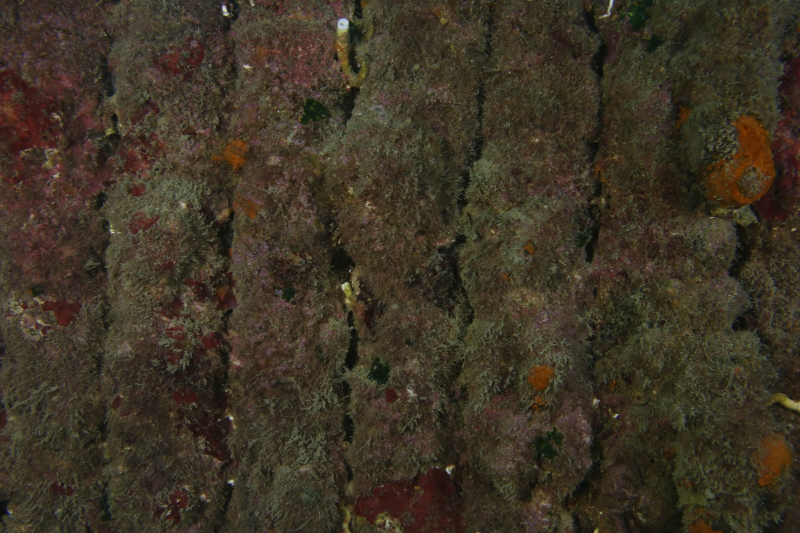
#> input picture SLAM/image1.jpeg, 1600 x 1066 px, given in place of the camera (shown at 1/2 size)
$ python main.py
#> lines starting #> are read from the running program, lines starting #| are printed output that depends on the picture; after the words box and inside, x2 and y2 are one past the last pixel; in counts of white or black regions, pixels touching at a corner belong together
#!/opt/homebrew/bin/python3.14

from __future__ import annotations

import argparse
from pathlib import Path

import cv2


def build_parser() -> argparse.ArgumentParser:
    parser = argparse.ArgumentParser(
        description="Lecture camera/video avec ORB temps reel."
    )
    parser.add_argument(
        "source",
        nargs="?",
        default="0",
        help="Index de camera (ex: 0) ou chemin vers une video.",
    )
    parser.add_argument(
        "--no-display",
        action="store_true",
        help="Traite les frames sans ouvrir de fenetre.",
    )
    parser.add_argument(
        "--max-frames",
        type=int,
        default=0,
        help="Nombre maximal de frames a traiter (0 = illimite).",
    )
    parser.add_argument("--clip-limit", type=float, default=3.5)
    parser.add_argument("--tile-size", type=int, default=6)
    parser.add_argument("--min-response-ratio", type=float, default=0.0)
    parser.add_argument("--nfeatures", type=int, default=1500)
    parser.add_argument("--scale-factor", type=float, default=1.2)
    parser.add_argument("--nlevels", type=int, default=8)
    parser.add_argument("--edge-threshold", type=int, default=10)
    parser.add_argument("--wta-k", type=int, default=2)
    parser.add_argument("--patch-size", type=int, default=15)
    parser.add_argument("--fast-threshold", type=int, default=20)
    return parser


def open_capture(source_arg: str) -> tuple[cv2.VideoCapture, bool, str]:
    try:
        camera_index = int(source_arg)
        capture = cv2.VideoCapture(camera_index, cv2.CAP_AVFOUNDATION)
        if not capture.isOpened():
            capture = cv2.VideoCapture(camera_index)
        return capture, False, str(camera_index)
    except ValueError:
        capture = cv2.VideoCapture(source_arg)
        return capture, True, source_arg


def main() -> int:
    args = build_parser().parse_args()

    default_video_path = Path(__file__).with_name("video.mkv")
    source_arg = str(default_video_path) if args.source == "video.mkv" else args.source

    capture, use_video_file, source_label = open_capture(source_arg)
    if not capture.isOpened():
        print(f"Impossible d'ouvrir la source : {source_label}")
        return 1

    if not use_video_file:
        capture.set(cv2.CAP_PROP_FRAME_WIDTH, 1280)
        capture.set(cv2.CAP_PROP_FRAME_HEIGHT, 720)
        capture.set(cv2.CAP_PROP_FPS, 30)

    wait_time_ms = 1
    fps = capture.get(cv2.CAP_PROP_FPS)
    if use_video_file and fps > 0:
        wait_time_ms = max(1, int(1000.0 / fps))

    clahe = cv2.createCLAHE(
        clipLimit=args.clip_limit,
        tileGridSize=(args.tile_size, args.tile_size),
    )
    orb = cv2.ORB.create(
        nfeatures=args.nfeatures,
        scaleFactor=args.scale_factor,
        nlevels=args.nlevels,
        edgeThreshold=args.edge_threshold,
        firstLevel=0,
        WTA_K=args.wta_k,
        scoreType=cv2.ORB_HARRIS_SCORE,
        patchSize=args.patch_size,
        fastThreshold=args.fast_threshold,
    )

    window_name = "Flux video" if use_video_file else "Flux camera"
    if not args.no_display:
        cv2.namedWindow(window_name, cv2.WINDOW_AUTOSIZE)

    processed_frames = 0
    print(f"Source ouverte : {source_label}")
    print("Appuie sur q ou Echap pour quitter.")

    while True:
        ok, frame = capture.read()
#> frame is the input picture: shape (1066, 1600, 3); mean B, G, R 37, 51.8, 60.6
        if not ok or frame is None:
            print("Fin de la video." if use_video_file else "Lecture frame impossible.")
            break

        frame_gray = cv2.cvtColor(frame, cv2.COLOR_BGR2GRAY)
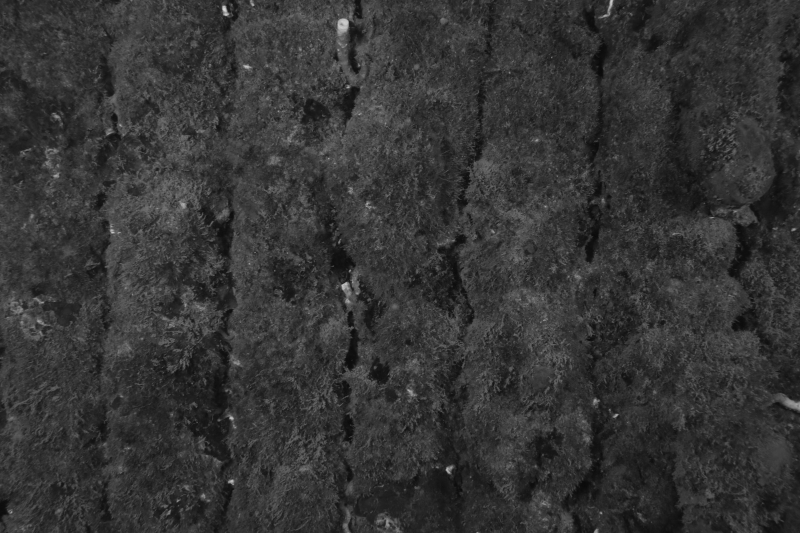
#> frame_gray: shape (1066, 1600) (shown at 1/2 size); min 8, max 219, mean 52.8
        frame_enhanced = clahe.apply(frame_gray)
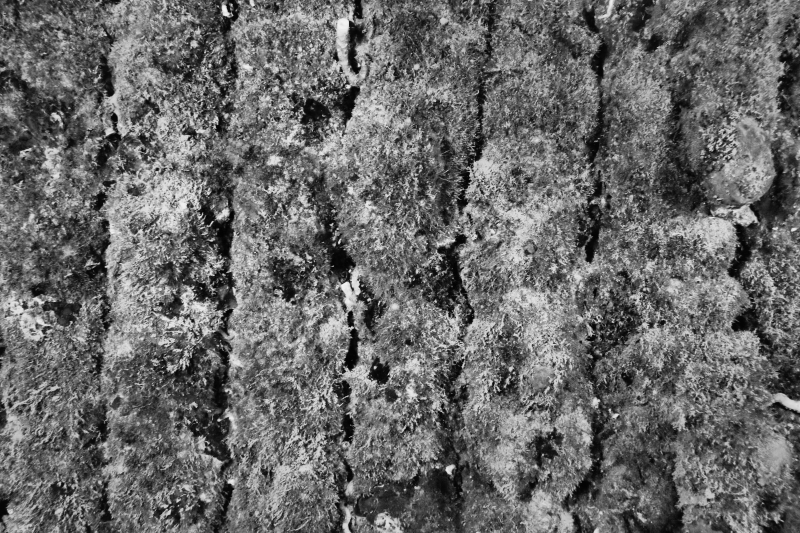
#> frame_enhanced: shape (1066, 1600) (shown at 1/2 size); min 2, max 246, mean 105.4
        keypoints, descriptors = orb.detectAndCompute(frame_enhanced, None)
#> keypoints = 1500 keypoints; strongest (x, y, size): (703, 653, 15), (549, 541, 15), (870, 601, 15), (698, 542, 18)

        detected_keypoints_count = len(keypoints)
#> detected_keypoints_count = 1500
        if keypoints:
            max_response = max(keypoint.response for keypoint in keypoints)
#> max_response = 0.00617
            min_accepted_response = max_response * args.min_response_ratio
#> min_accepted_response = 0

            filtered_keypoints = []
            filtered_descriptor_rows = []
            for index, keypoint in enumerate(keypoints):
                if keypoint.response >= min_accepted_response:
                    filtered_keypoints.append(keypoint)
                    if descriptors is not None:
                        filtered_descriptor_rows.append(descriptors[index])
#> this loop made 1500 passes
#> keypoint on passes 1 to 3: keypoint at (1065, 689), size 15, keypoint at (627, 531), size 15, keypoint at (422, 657), size 15
#> after the loop, filtered_descriptor_rows = 1500 items; filtered_keypoints has the same summary as keypoints

            keypoints = filtered_keypoints
            if filtered_descriptor_rows:
                descriptors = cv2.vconcat(filtered_descriptor_rows)
            else:
                descriptors = None

        frame_with_features = cv2.drawKeypoints(
            frame_enhanced,
            keypoints,
            None,
            color=(0, 255, 0),
            flags=cv2.DRAW_MATCHES_FLAGS_DEFAULT,
        )
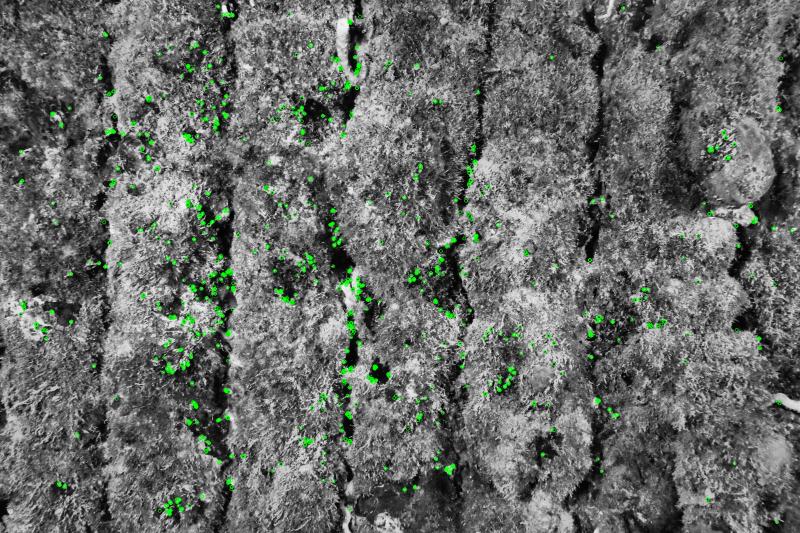
#> frame_with_features: shape (1066, 1600, 3) (shown at 1/2 size); mean of channels 0, 1, 2 104, 107.4, 104; drawn as B, G, R

        cv2.putText(
            frame_with_features,
            f"ORB gardes: {len(keypoints)} / {detected_keypoints_count}",
            (20, 40),
            cv2.FONT_HERSHEY_SIMPLEX,
            0.9,
            (0, 255, 0),
            2,
        )
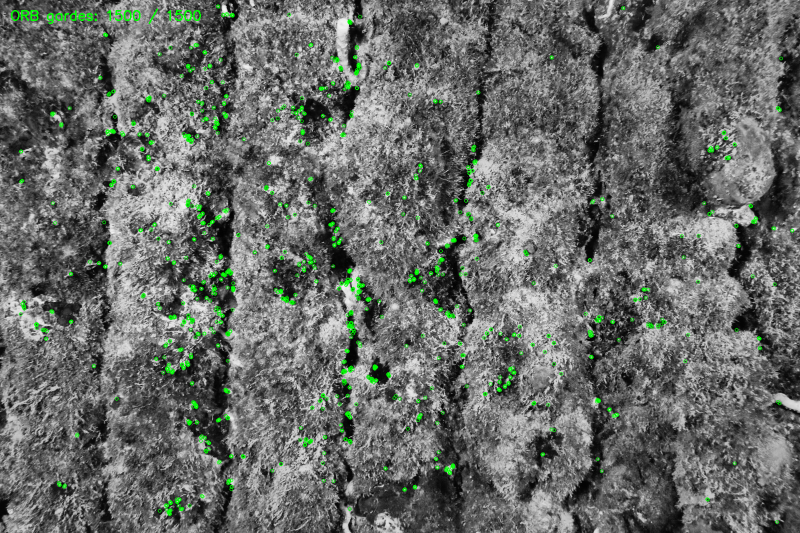
#> frame_with_features: shape (1066, 1600, 3) (shown at 1/2 size); 0.15% of pixels changed, all inside (x1, y1, x2, y2) = (22, 17, 402, 48); drawn as B, G, R

        if not args.no_display:
            cv2.imshow(window_name, frame_with_features)
            key = cv2.waitKey(wait_time_ms) & 0xFF
#> (key q is pressed here)
            if key in (ord("q"), 27):
                break
        else:
            if args.max_frames > 0 and processed_frames + 1 >= args.max_frames:
                break

        processed_frames += 1
        if args.max_frames > 0 and processed_frames >= args.max_frames:
            break

    capture.release()
    if not args.no_display:
        cv2.destroyAllWindows()
    return 0


if __name__ == "__main__":
    raise SystemExit(main())
#> (the program exits here)

$ run again, on SLAM/image2.jpeg
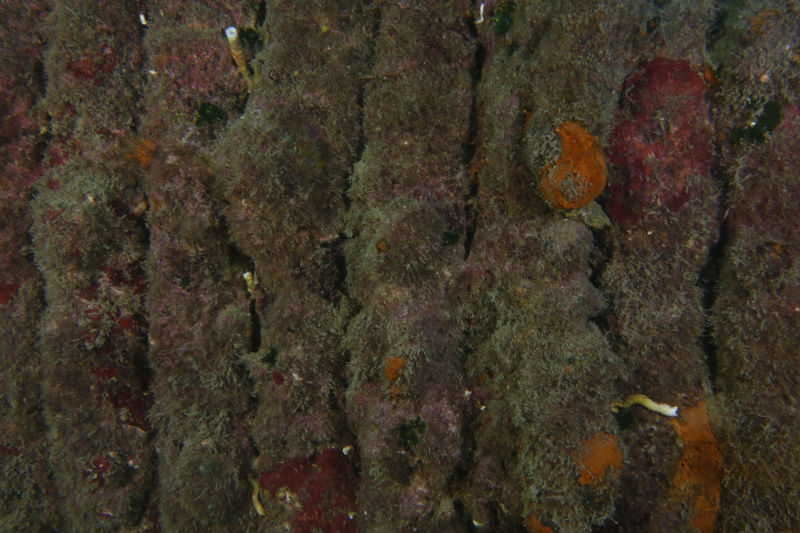
#> input picture SLAM/image2.jpeg, 1600 x 1066 px, given in place of the camera (shown at 1/2 size)
#> in main, frame is the input picture: shape (1066, 1600, 3); mean B, G, R 39.1, 52.5, 61.8
#> in main, `frame_enhanced = clahe.apply(frame_gray)`:
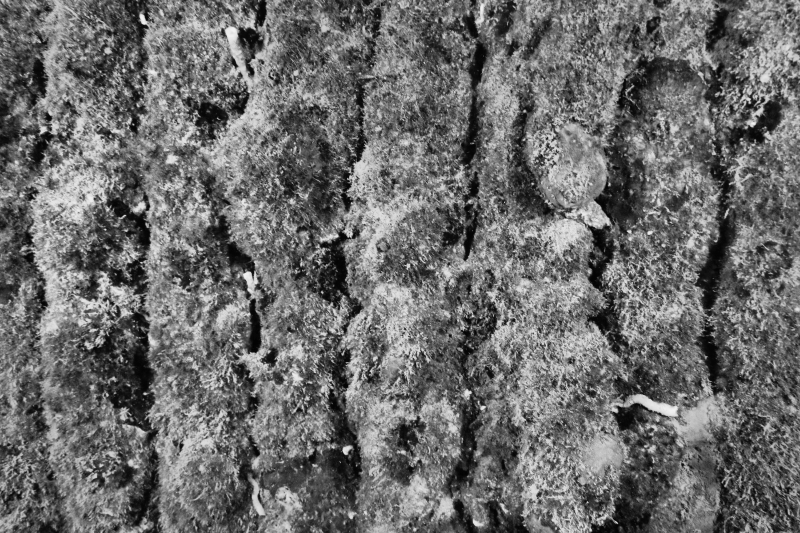
#> frame_enhanced: shape (1066, 1600) (shown at 1/2 size); min 2, max 245, mean 107.9
#> keypoints = 1500 keypoints; strongest (x, y, size): (695, 357, 15), (696, 474, 15), (701, 473, 15), (1174, 1004, 15)
#> detected_keypoints_count = 1500
#> max_response = 0.0061
#> min_accepted_response = 0
#> the loop in main, `for index, keypoint in enumerate(keypoints):` made 1500 passes
#> keypoint on passes 1 to 3: keypoint at (685, 50), size 15, keypoint at (625, 211), size 15, keypoint at (833, 726), size 15
#> after the loop in main, `for index, keypoint in enumerate(keypoints):`: filtered_descriptor_rows = 1500 items; filtered_keypoints has the same summary as keypoints
#> in main, `cv2.putText( frame_with_features, f"ORB gardes: {len(keypoints)} / {de..`:
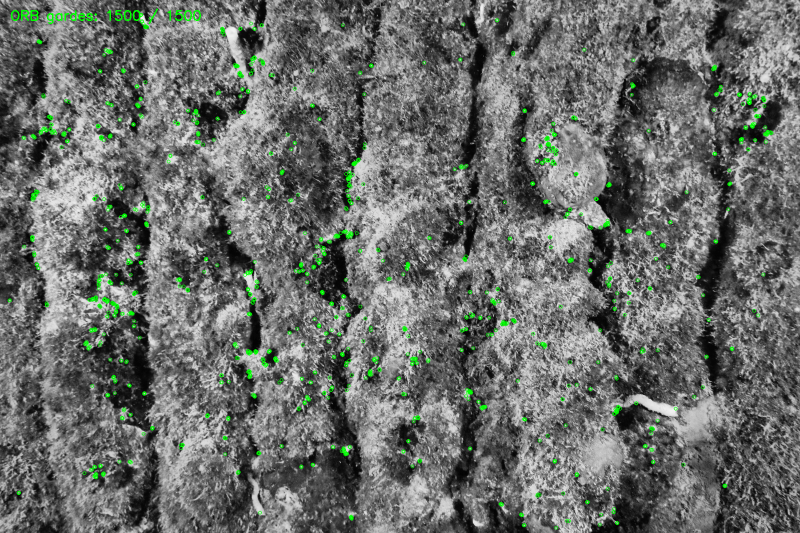
#> frame_with_features: shape (1066, 1600, 3) (shown at 1/2 size); mean of channels 0, 1, 2 106.3, 110, 106.3; drawn as B, G, R

$ run again, on SLAM/image3.jpg
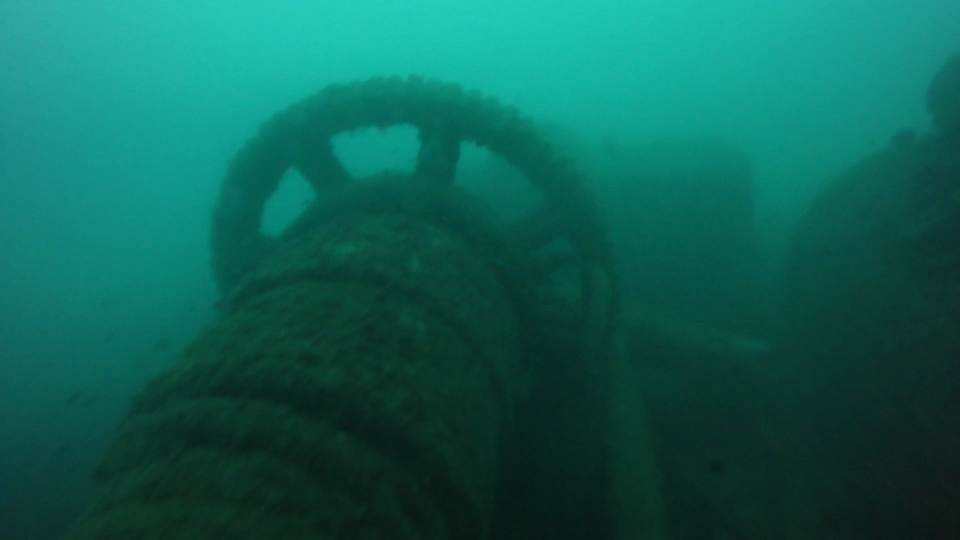
#> input picture SLAM/image3.jpg, 1920 x 1080 px, given in place of the camera (shown at 1/2 size)
#> in main, frame is the input picture: shape (1080, 1920, 3); mean B, G, R 84.7, 97, 14
#> in main, `frame_gray = cv2.cvtColor(frame, cv2.COLOR_BGR2GRAY)`:
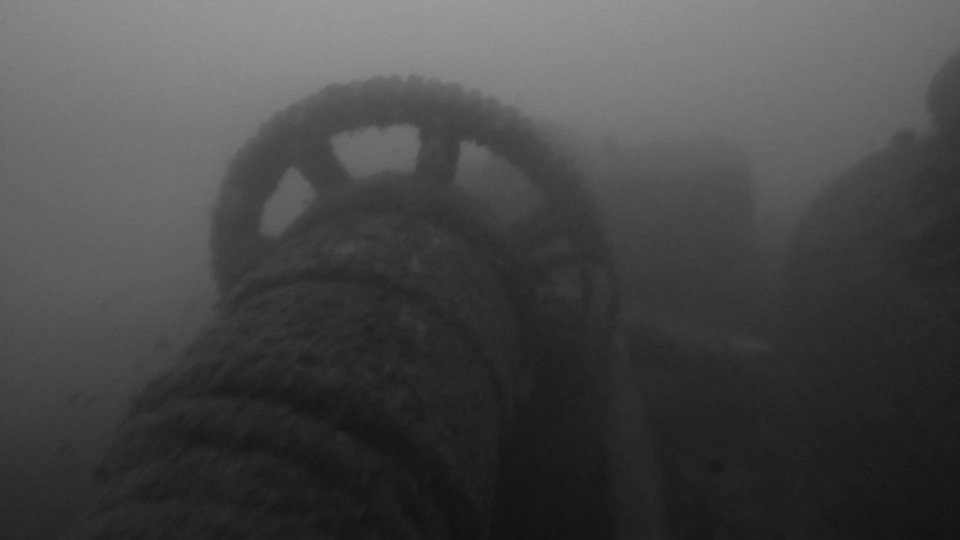
#> frame_gray: shape (1080, 1920) (shown at 1/2 size); min 15, max 164, mean 70.8
#> keypoints = 488 keypoints; strongest (x, y, size): (835, 258, 53.7), (924, 283, 53.7), (833, 260, 44.8), (923, 284, 44.8)
#> detected_keypoints_count = 488
#> max_response = 0.000121
#> min_accepted_response = 0
#> the loop in main, `for index, keypoint in enumerate(keypoints):` made 488 passes
#> keypoint on passes 1 to 3: keypoint at (1173, 54), size 15, keypoint at (1115, 52), size 15, keypoint at (1589, 87), size 15
#> after the loop in main, `for index, keypoint in enumerate(keypoints):`: filtered_descriptor_rows = 488 items; filtered_keypoints has the same summary as keypoints
#> descriptors = 15616 values, max 255 at index 975, min 0 at index 309, mean 113.1
#> in main, `cv2.putText( frame_with_features, f"ORB gardes: {len(keypoints)} / {de..`:
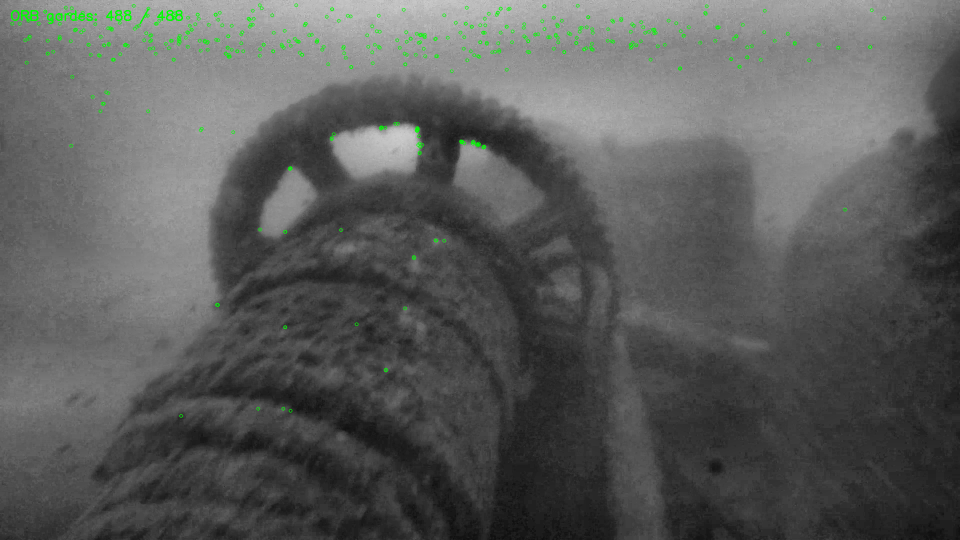
#> frame_with_features: shape (1080, 1920, 3) (shown at 1/2 size); mean of channels 0, 1, 2 91, 92.4, 91; drawn as B, G, R

$ run again, on SLAM/image4.jpg
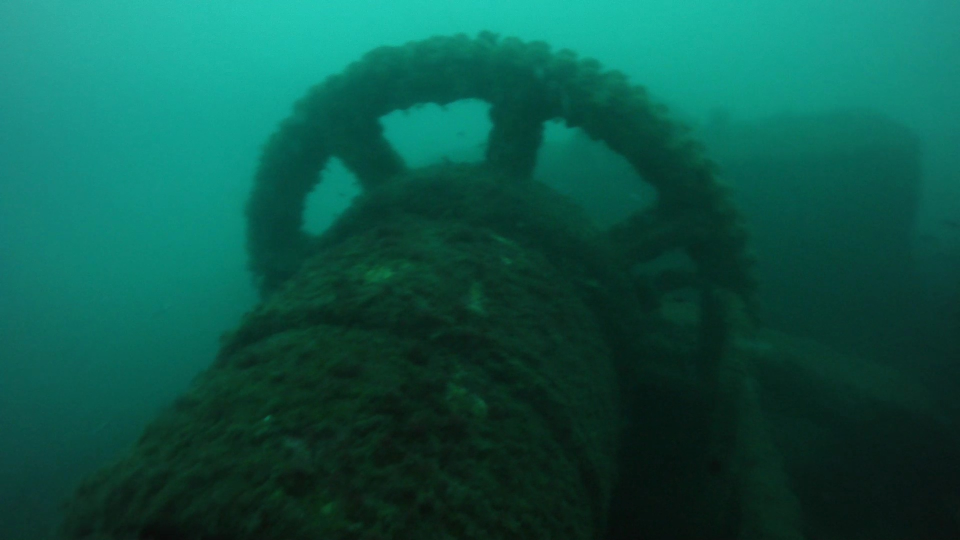
#> input picture SLAM/image4.jpg, 1920 x 1080 px, given in place of the camera (shown at 1/2 size)
#> in main, frame is the input picture: shape (1080, 1920, 3); mean B, G, R 72.5, 86.3, 12.4
#> in main, `frame_gray = cv2.cvtColor(frame, cv2.COLOR_BGR2GRAY)`:
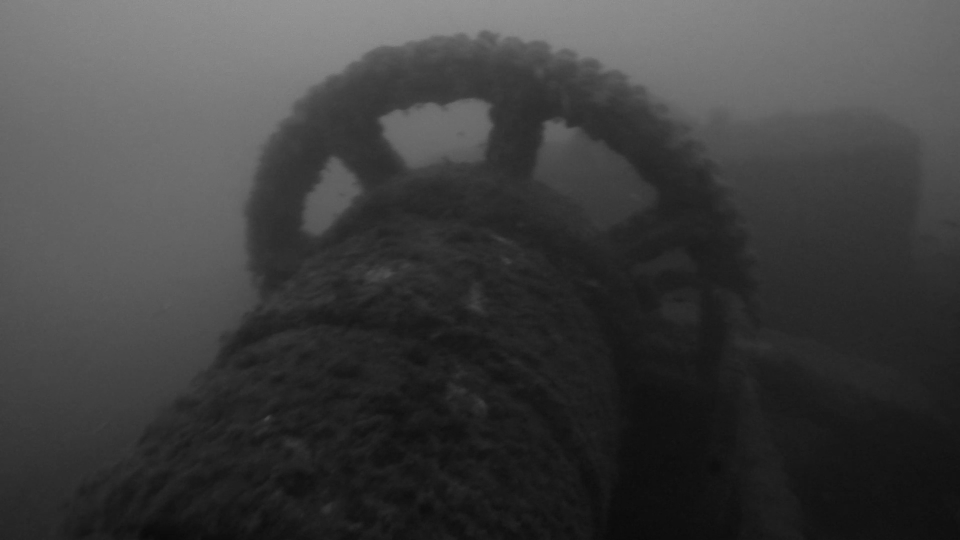
#> frame_gray: shape (1080, 1920) (shown at 1/2 size); min 9, max 159, mean 62.6
#> in main, `keypoints, descriptors = orb.detectAndCompute(frame_enhanced, None)`: keypoints = 689 keypoints; strongest (x, y, size): (1089, 244, 53.7), (1090, 245, 44.8), (1138, 251, 44.8), (1139, 251, 53.7)
#> detected_keypoints_count = 689
#> max_response = 0.000244
#> min_accepted_response = 0
#> the loop in main, `for index, keypoint in enumerate(keypoints):` made 689 passes
#> keypoint on passes 1 to 3: keypoint at (1040, 1056), size 15, keypoint at (108, 10), size 15, keypoint at (1110, 12), size 15
#> after the loop in main, `for index, keypoint in enumerate(keypoints):`: filtered_descriptor_rows = 687 items; filtered_keypoints = 687 keypoints; strongest (x, y, size): (1089, 244, 53.7), (1090, 245, 44.8), (1138, 251, 44.8), (1139, 251, 53.7)
#> in main, `keypoints = filtered_keypoints`: keypoints has the same summary as filtered_keypoints
#> in main, `cv2.putText( frame_with_features, f"ORB gardes: {len(keypoints)} / {de..`:
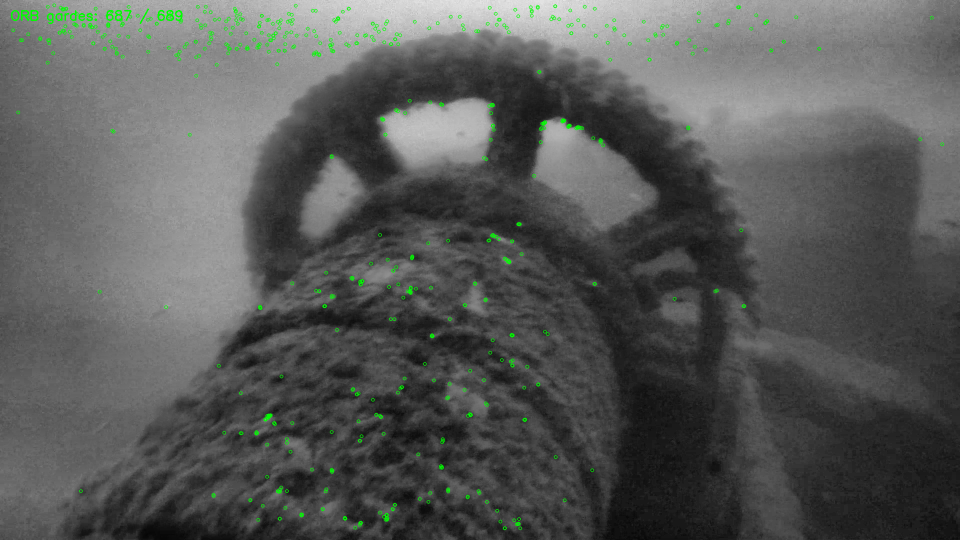
#> frame_with_features: shape (1080, 1920, 3) (shown at 1/2 size); mean of channels 0, 1, 2 87.9, 89.8, 87.9; drawn as B, G, R
